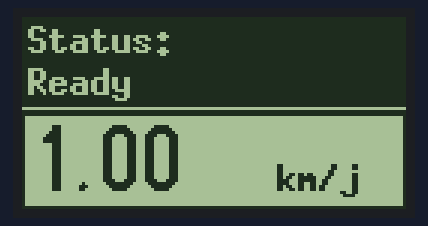
Bench run of a sketch on a simulated ESP32. On the bench: 128×64 one-colour display.

Above: at 0.1 s.
At 4.2 s:
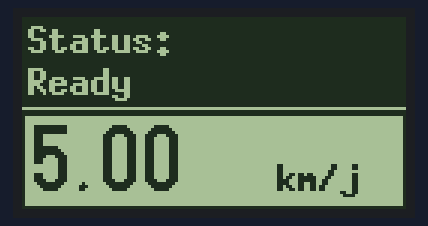
At 9.3 s:
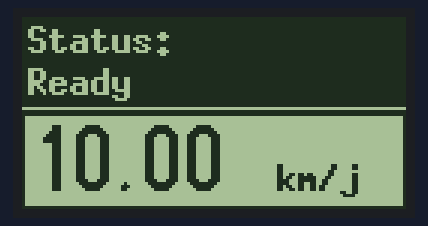
At 18.6 s:
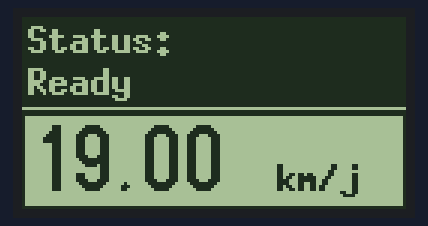
At 27.8 s:
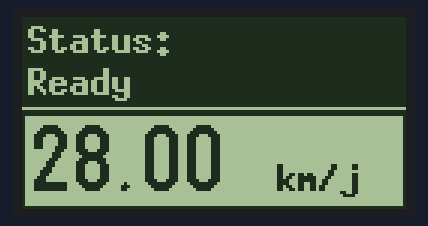
At 38.1 s:
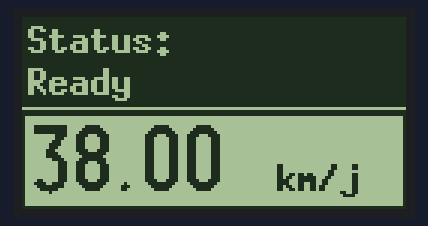

The sketch:

8._RTOS_lcd.ino
```cpp
#include <Wire.h>
#include <U8g2lib.h>
#include <U8x8lib.h>

#if !defined(ESP32)
#include <Arduino_FreeRTOS.h>
#include <semphr.h>
#endif

U8G2_ST7920_128X64_1_HW_SPI u8g2(U8G2_R0, /* CS=*/10, /* reset=*/8);

String statusDisplay = "Ready";
int speedDisplay = 0;

// Fungsi ini sekarang menerima data status sebagai argumen
void drawStatusSection() {
  u8g2.drawBox(0, 0, 128, 32);
  u8g2.setColorIndex(0);

  u8g2.setFont(u8g2_font_7x13B_tr);
  u8g2.drawStr(2, 12, "Status:");
  u8g2.drawStr(2, 26, statusDisplay.c_str());
  u8g2.drawHLine(0, 30, 128);
}

// Fungsi ini sekarang menerima data kecepatan sebagai argumen
void drawSpeedSection() {
  char speedBuffer[10];

  dtostrf(speedDisplay, 4, 2, speedBuffer);
  u8g2.setColorIndex(1);
  u8g2.setFont(u8g2_font_logisoso22_tn);
  u8g2.drawStr(2, 58, speedBuffer);

  u8g2.setFont(u8g2_font_7x13B_tr);
  u8g2.drawStr(85, 58, "km/j");
  u8g2.drawFrame(0, 32, 128, 32);
}

void displayUpdateTask(void* parameter) {
  for (;;) {
    speedDisplay++;
    u8g2.firstPage();
    do {
      drawStatusSection();
      drawSpeedSection();
    } while (u8g2.nextPage());

    vTaskDelay(pdMS_TO_TICKS(1000));
  }
}

void setup() {
  u8g2.begin();
  u8g2.enableUTF8Print();
  u8g2.setFontDirection(0);

  // Buat task untuk memperbarui display
  xTaskCreate(
    displayUpdateTask,
    "Display Updater",
    2048,  // Task display butuh stack lebih besar
    NULL,
    4,  // Prioritas lebih tinggi agar display responsif
    NULL);
}

// Loop() tidak digunakan lagi oleh scheduler FreeRTOS
void loop() {}
```

Measured:
- what the display in image 0 shows lasts 1.0 s, from 0.1 s to 1.1 s
